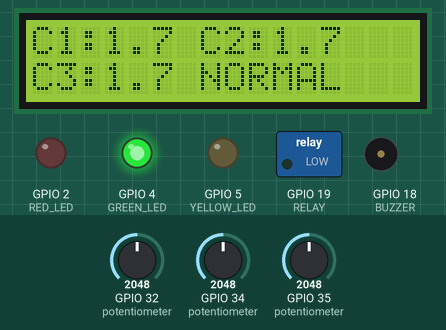
Bench run of a program on a simulated ESP32. Parts: 16×2 character LCD, switched loads named in the program (green lamp = pin HIGH), output pins drawn as LEDs (lit = HIGH), buzzer (waves = sounding, pin HIGH). The test bench sets the inputs (shaded band); at power-on: GPIO 32 (potentiometer) = 2048, GPIO 34 (potentiometer) = 2048, GPIO 35 (potentiometer) = 2048. WiFi joins after 1.5 s; servers stay silent unless stated; what the program prints to the serial monitor is not drawn.

Above: at 3.0 s.
3.1 s: GPIO 32 (potentiometer) set to 1260
At 5.1 s:
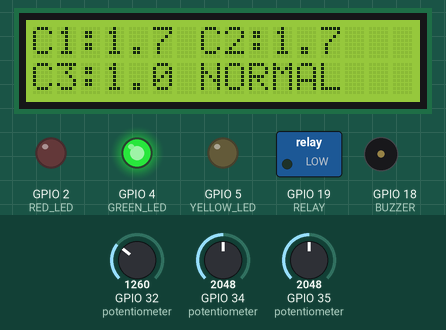
5.4 s: GPIO 32 (potentiometer) set to 1160
At 6.6 s:
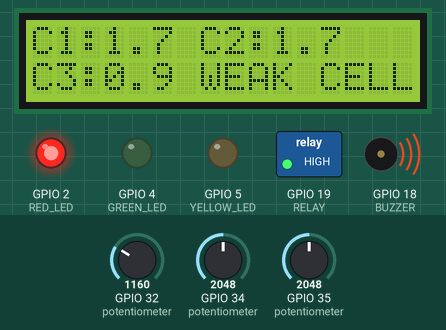
7.5 s: GPIO 34 (potentiometer) set to 2866
At 9.2 s:
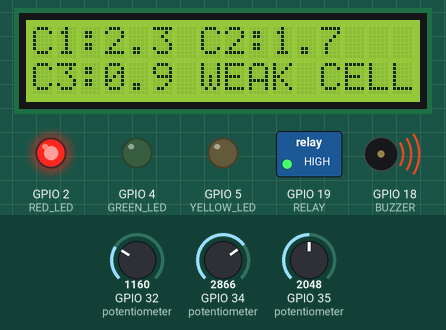
9.5 s: GPIO 35 (potentiometer) set to 2866
At 10.9 s:
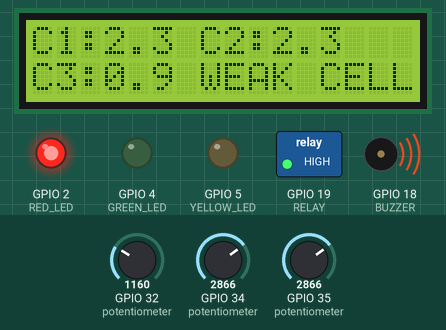
11.6 s: GPIO 34 (potentiometer) set to 3603
At 13.4 s:
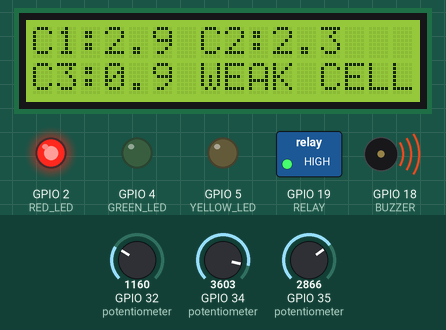
13.7 s: GPIO 35 (potentiometer) set to 3603
At 15.2 s:
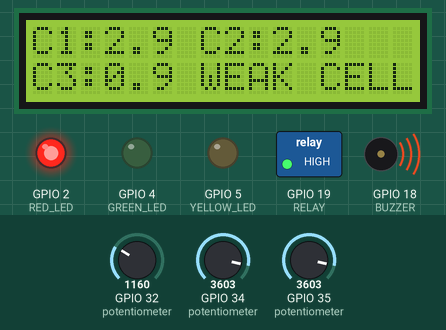
Timing chart, 0 to 16.7 s (numbered marks = the images above; inputs shaded):
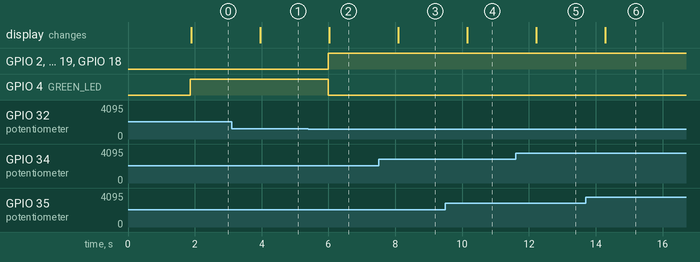

Measured:
- the behaviour switches between 1229 and 1228 on GPIO 32 (potentiometer) (found by bisection; images 1 and 2)
- after the input at 3.1 s, the display: changes after 0.86 s (image 1)
- after the input at 5.4 s, GPIO 2 (RED_LED), GPIO 19 (RELAY), GPIO 18 (BUZZER): LOW → HIGH after 0.59 s; GPIO 4 (GREEN_LED): HIGH → LOW after 0.59 s; the display: changes after 0.62 s (image 2)
- after the input at 7.5 s, the display: changes after 0.59 s (image 3)
- after the input at 9.5 s, the display: changes after 0.65 s (image 4)
- after the input at 11.6 s, the display: changes after 0.62 s (image 5)
- after the input at 13.7 s, the display: changes after 0.59 s (image 6)

The program:

main.cpp
```cpp
#include <Arduino.h>

#define BLYNK_TEMPLATE_ID "TMPL3DhaGaUrU"
#define BLYNK_TEMPLATE_NAME "Smart EV"
#define BLYNK_AUTH_TOKEN "YOUR_BLYNK_AUTH_TOKEN"

#include <WiFi.h>
#include <BlynkSimpleEsp32.h>

#include <Wire.h>
#include <LiquidCrystal_I2C.h>
LiquidCrystal_I2C lcd(0x27,16,2);

char ssid[]="Wokwi-GUEST";
char pass[]="";

#define CELL1 34
#define CELL2 35
#define CELL3 32
#define RED_LED 2
#define GREEN_LED 4
#define YELLOW_LED 5
#define BUZZER 18
#define RELAY 19

float v1,v2,v3;
int p1,p2,p3;
String status;
//function to read voltage
float readVoltage(int pin){
  int raw= analogRead(pin);
  return (raw/4095.0)*3.3;
}
//convert voltage to percentage
int getPercent(float v){
  return constrain(map(v*100,0,330,0,100),0,100);
}

void setup(){
  Serial.begin(115200);
  pinMode(RED_LED,OUTPUT);
  pinMode(GREEN_LED,OUTPUT);
  pinMode(YELLOW_LED,OUTPUT);
  pinMode(BUZZER,OUTPUT);
  pinMode(RELAY,OUTPUT);
  lcd.init();
  lcd.backlight();
  digitalWrite(RELAY,LOW);
  Blynk.begin(BLYNK_AUTH_TOKEN,ssid,pass);
  Serial.println("MULTI CELL BMS");
}
void loop(){
  v1=readVoltage(CELL1);
  v2=readVoltage(CELL2);
  v3=readVoltage(CELL3);

  p1=getPercent(v1);
  p2=getPercent(v2);
  p3=getPercent(v3);
  float avg=(v1+v2+v3)/3.0;

  digitalWrite(RED_LED,LOW);
  digitalWrite(GREEN_LED,LOW);
  digitalWrite(YELLOW_LED,LOW);
  digitalWrite(BUZZER,LOW);

  if (p1< 30 || p2<30 || p3<30){
    status="WEAK CELL";
    digitalWrite(RED_LED,HIGH);
    digitalWrite(BUZZER,HIGH);
    digitalWrite(RELAY,HIGH);

  }
  else if(p1>80 && p2>80 && p3>80){
    status="HIGH VOLTAGE";
    digitalWrite(YELLOW_LED,HIGH);
    digitalWrite(BUZZER,HIGH);
    digitalWrite(RELAY,HIGH);

  }
  else {
    status="NORMAL";
    digitalWrite(GREEN_LED,HIGH);
    digitalWrite(RELAY,LOW);
  }
Serial.print("C1: ");Serial.print(v1);
Serial.print("C2: ");Serial.print(v2);
Serial.print("C3: ");Serial.print(v3);

Serial.println(status);
lcd.clear();
lcd.setCursor(0,0);
lcd.print("C1:");
lcd.print(v1,1);
lcd.print(" C2:");
lcd.print(v2,1);
lcd.setCursor(0,1);
lcd.print("C3:");
lcd.print(v3,1);
lcd.print(" ");
lcd.print(status);

Blynk.virtualWrite(V0,avg);
Blynk.virtualWrite(V4,status);
Blynk.virtualWrite(V1,v1);
Blynk.virtualWrite(V2,v2);
Blynk.virtualWrite(V3,v3);
Blynk.run();

delay(1000);


}
```
